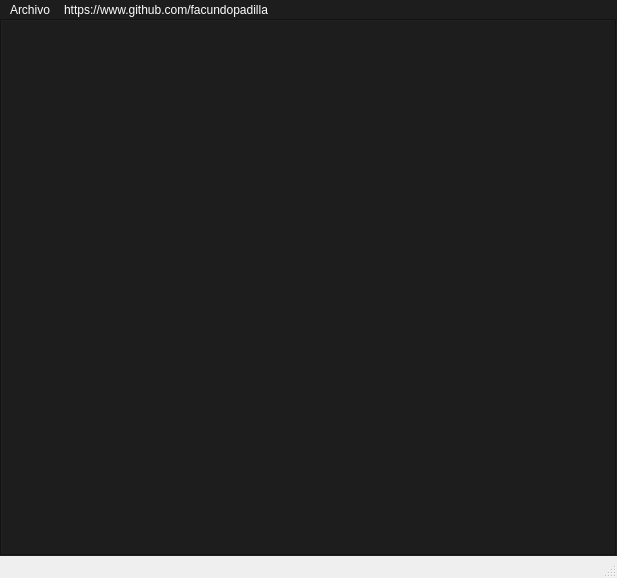
<?xml version="1.0" encoding="UTF-8"?>
<ui version="4.0">
 <class>MainWindow</class>
 <widget class="QMainWindow" name="MainWindow">
  <property name="geometry">
   <rect>
    <x>0</x>
    <y>0</y>
    <width>617</width>
    <height>578</height>
   </rect>
  </property>
  <property name="font">
   <font>
    <family>Myanmar Text</family>
   </font>
  </property>
  <property name="windowTitle">
   <string>Editor de texto - Facundo Padilla</string>
  </property>
  <property name="styleSheet">
   <string notr="true">*{
color:white;
}

QTextEdit{
font-size: 18px;
background-color: #1d1d1d;
color: white;
font-family: arial;
}

QMenuBar{
background-color: #1d1d1d;
}

QMenuBar:item{
background-color: #1d1d1d;
}

QMenuBar:item:selected{
background-color: #292929;
}

QMenu{
background-color: #1d1d1d;
}

QMenu:item:selected{
background-color: #292929;
}</string>
  </property>
  <widget class="QWidget" name="centralwidget">
   <property name="sizePolicy">
    <sizepolicy hsizetype="Expanding" vsizetype="Expanding">
     <horstretch>0</horstretch>
     <verstretch>0</verstretch>
    </sizepolicy>
   </property>
   <property name="maximumSize">
    <size>
     <width>16777215</width>
     <height>16777215</height>
    </size>
   </property>
   <property name="sizeIncrement">
    <size>
     <width>0</width>
     <height>0</height>
    </size>
   </property>
   <property name="contextMenuPolicy">
    <enum>Qt::NoContextMenu</enum>
   </property>
   <layout class="QHBoxLayout" name="horizontalLayout">
    <property name="sizeConstraint">
     <enum>QLayout::SetMaximumSize</enum>
    </property>
    <property name="leftMargin">
     <number>0</number>
    </property>
    <property name="topMargin">
     <number>0</number>
    </property>
    <property name="rightMargin">
     <number>0</number>
    </property>
    <property name="bottomMargin">
     <number>0</number>
    </property>
    <item>
     <layout class="QVBoxLayout" name="verticalLayout" stretch="0">
      <property name="spacing">
       <number>0</number>
      </property>
      <property name="sizeConstraint">
       <enum>QLayout::SetMinAndMaxSize</enum>
      </property>
      <property name="leftMargin">
       <number>0</number>
      </property>
      <item>
       <widget class="QTextEdit" name="textEdit">
        <property name="sizePolicy">
         <sizepolicy hsizetype="Expanding" vsizetype="Expanding">
          <horstretch>0</horstretch>
          <verstretch>0</verstretch>
         </sizepolicy>
        </property>
        <property name="font">
         <font>
          <family>arial</family>
          <pointsize>-1</pointsize>
         </font>
        </property>
        <property name="contextMenuPolicy">
         <enum>Qt::PreventContextMenu</enum>
        </property>
        <property name="layoutDirection">
         <enum>Qt::LeftToRight</enum>
        </property>
        <property name="frameShape">
         <enum>QFrame::Box</enum>
        </property>
        <property name="sizeAdjustPolicy">
         <enum>QAbstractScrollArea::AdjustToContents</enum>
        </property>
       </widget>
      </item>
     </layout>
    </item>
   </layout>
  </widget>
  <widget class="QMenuBar" name="menubar">
   <property name="geometry">
    <rect>
     <x>0</x>
     <y>0</y>
     <width>617</width>
     <height>31</height>
    </rect>
   </property>
   <property name="layoutDirection">
    <enum>Qt::LeftToRight</enum>
   </property>
   <widget class="QMenu" name="menuAbrir">
    <property name="title">
     <string>Archivo</string>
    </property>
    <addaction name="actionNuevo"/>
    <addaction name="separator"/>
    <addaction name="actionAbrir"/>
    <addaction name="separator"/>
    <addaction name="actionGuardar"/>
    <addaction name="separator"/>
    <addaction name="actionGuardar_como"/>
    <addaction name="separator"/>
   </widget>
   <widget class="QMenu" name="menuAaaaaaa">
    <property name="title">
     <string>https://www.github.com/facundopadilla</string>
    </property>
   </widget>
   <addaction name="menuAbrir"/>
   <addaction name="menuAaaaaaa"/>
  </widget>
  <widget class="QStatusBar" name="statusbar"/>
  <action name="actionNuevo">
   <property name="text">
    <string>Nuevo</string>
   </property>
  </action>
  <action name="actionGuardar">
   <property name="text">
    <string>Guardar</string>
   </property>
  </action>
  <action name="actionGuardar_como">
   <property name="text">
    <string>Guardar como</string>
   </property>
  </action>
  <action name="actionAbrir">
   <property name="text">
    <string>Abrir</string>
   </property>
  </action>
 </widget>
 <resources/>
 <connections/>
</ui>
